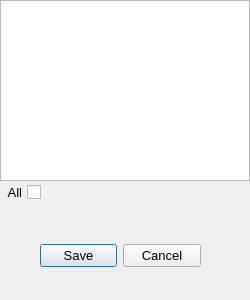
<?xml version="1.0" encoding="UTF-8"?>
<ui version="4.0">
 <class>retrofitMultiCopyTabDialog</class>
 <widget class="QDialog" name="retrofitMultiCopyTabDialog">
  <property name="windowModality">
   <enum>Qt::WindowModal</enum>
  </property>
  <property name="geometry">
   <rect>
    <x>0</x>
    <y>0</y>
    <width>250</width>
    <height>300</height>
   </rect>
  </property>
  <property name="font">
   <font>
    <pointsize>10</pointsize>
   </font>
  </property>
  <property name="windowTitle">
   <string>Retrofit Copy Tab Dialog</string>
  </property>
  <property name="modal">
   <bool>true</bool>
  </property>
  <widget class="QDialogButtonBox" name="buttonBox">
   <property name="geometry">
    <rect>
     <x>40</x>
     <y>240</y>
     <width>161</width>
     <height>32</height>
    </rect>
   </property>
   <property name="toolTip">
    <string>Save or discard changes</string>
   </property>
   <property name="orientation">
    <enum>Qt::Horizontal</enum>
   </property>
   <property name="standardButtons">
    <set>QDialogButtonBox::Cancel|QDialogButtonBox::Save</set>
   </property>
  </widget>
  <widget class="QListWidget" name="listWidget">
   <property name="geometry">
    <rect>
     <x>0</x>
     <y>0</y>
     <width>250</width>
     <height>181</height>
    </rect>
   </property>
   <property name="toolTip">
    <string>Refurbishment level</string>
   </property>
   <property name="editTriggers">
    <set>QAbstractItemView::NoEditTriggers</set>
   </property>
   <property name="selectionMode">
    <enum>QAbstractItemView::ExtendedSelection</enum>
   </property>
  </widget>
  <widget class="QCheckBox" name="selectAllCheckBox">
   <property name="geometry">
    <rect>
     <x>4</x>
     <y>184</y>
     <width>37</width>
     <height>17</height>
    </rect>
   </property>
   <property name="layoutDirection">
    <enum>Qt::RightToLeft</enum>
   </property>
   <property name="text">
    <string>All</string>
   </property>
  </widget>
 </widget>
 <resources/>
 <connections>
  <connection>
   <sender>buttonBox</sender>
   <signal>accepted()</signal>
   <receiver>retrofitMultiCopyTabDialog</receiver>
   <slot>accept()</slot>
   <hints>
    <hint type="sourcelabel">
     <x>248</x>
     <y>254</y>
    </hint>
    <hint type="destinationlabel">
     <x>157</x>
     <y>274</y>
    </hint>
   </hints>
  </connection>
  <connection>
   <sender>buttonBox</sender>
   <signal>rejected()</signal>
   <receiver>retrofitMultiCopyTabDialog</receiver>
   <slot>reject()</slot>
   <hints>
    <hint type="sourcelabel">
     <x>316</x>
     <y>260</y>
    </hint>
    <hint type="destinationlabel">
     <x>286</x>
     <y>274</y>
    </hint>
   </hints>
  </connection>
 </connections>
</ui>
